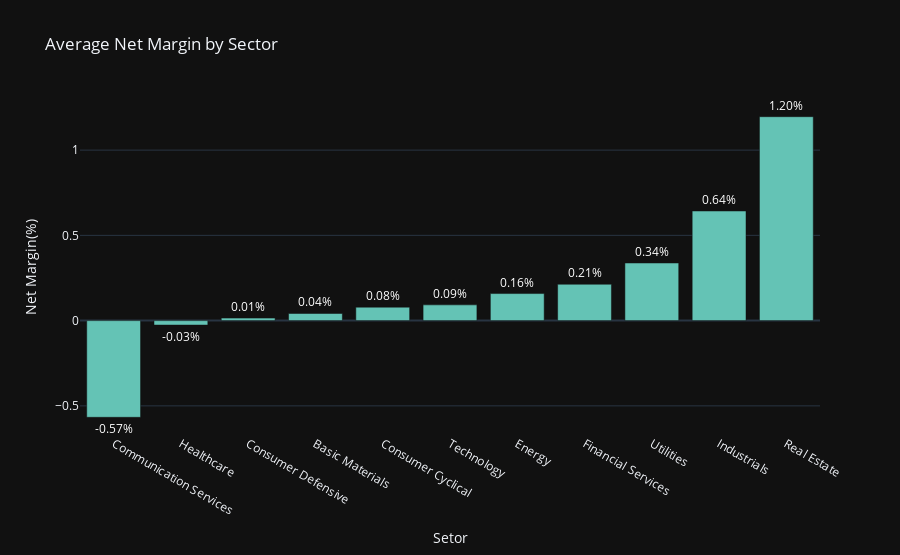

The notebook cell saved with this chart:
### Markdown cell above
- **`Real Estate`:** Operational margin deeply negative at **-61%**, signifying considerable challenges in profit generation after covering operational costs.
- **`Consumer Cyclical`:** Similarly distressing with a very negative operational margin at **-60%**, indicating potential struggles with high operating costs relative to revenue.
- **`Industrials`:** A negative operational margin at **-26%** signals average industrial companies are experiencing operational difficulties leading to pre-interest and tax losses.
- **`Energy`:** Marginally negative operational margin at **-3%**, suggesting the sector is near breakeven but still has operational costs outpacing revenue.
- **`Communication Services`:** Low but positive operational margin at **1%**, reflecting a modest average operational profit after costs.
- **`Healthcare`:** A healthy operational margin at **8%**, indicating profitable operations within the sector.
- **`Consumer Defensive`:** With an operational margin of **10%**, this sector is generating healthy operational profits over revenue.
- **`Basic Materials`:** Matching the Consumer Defensive with a **10%** margin, indicating strong operational performance in material processing and production.
- **`Technology`:** High operational margin at **16%**, demonstrating the sector's ability to maintain efficient and profitable operations.
- **`Utilities`:** With a significant high operational margin at **26%**, this suggests robust profit generation from regular operations and lesser vulnerability to business environment fluctuations.
- **`Financial Services`:** The sector boasts the highest operational margin at **28%**, signifying an excellent operational performance and efficiency in profit generation pre-financing and tax.

The analysis indicates a wide variance in operational efficiency across sectors, with Real Estate and Consumer Cyclical facing the most significant challenges, while Financial Services and Utilities exhibit strong operational profitability. Technology also stands out for its high efficiency, despite its smaller size in terms of market representation.

### Code cell
sector_means = sector_means.sort_values(by=['profit_margins'], ascending=True)

fig_net_margin = go.Figure()
fig_net_margin.add_trace(go.Bar(x=sector_means.index, y=sector_means['profit_margins'], name='Net Margin', marker_color='rgb(100, 195, 181)'))
fig_net_margin.update_traces(text=[f'{x:.2f}%' for x in (sector_means['profit_margins'])], textposition='outside',textfont=dict(color='white'))
fig_net_margin.update_layout(height=555,title='Average Net Margin by Sector', xaxis_title='Setor', yaxis_title='Net Margin(%)', template='plotly_dark')

fig_net_margin.show()

### Figure 1 — Plotly figure (JSON) as saved in the notebook; plotly's stock layout.template omitted (floating-point values rounded to 4 significant figures)
{"data": [{"marker": {"color": "rgb(100, 195, 181)"}, "name": "Net Margin", "text": ["-0.57%", "-0.03%", "0.01%", "0.04%", "0.08%", "0.09%", "0.16%", "0.21%", "0.34%", "0.64%", "1.20%"], "textfont": {"color": "white"}, "textposition": "outside", "type": "bar", "x": ["Communication Services", "Healthcare", "Consumer Defensive", "Basic Materials", "Consumer Cyclical", "Technology", "Energy", "Financial Services", "Utilities", "Industrials", "Real Estate"], "y": [-0.5671, -0.02598, 0.01477, 0.04186, 0.07898, 0.09246, 0.1587, 0.2133, 0.3379, 0.643, 1.196]}], "layout": {"height": 555, "title": {"text": "Average Net Margin by Sector"}, "xaxis": {"title": {"text": "Setor"}}, "yaxis": {"title": {"text": "Net Margin(%)"}}}}
